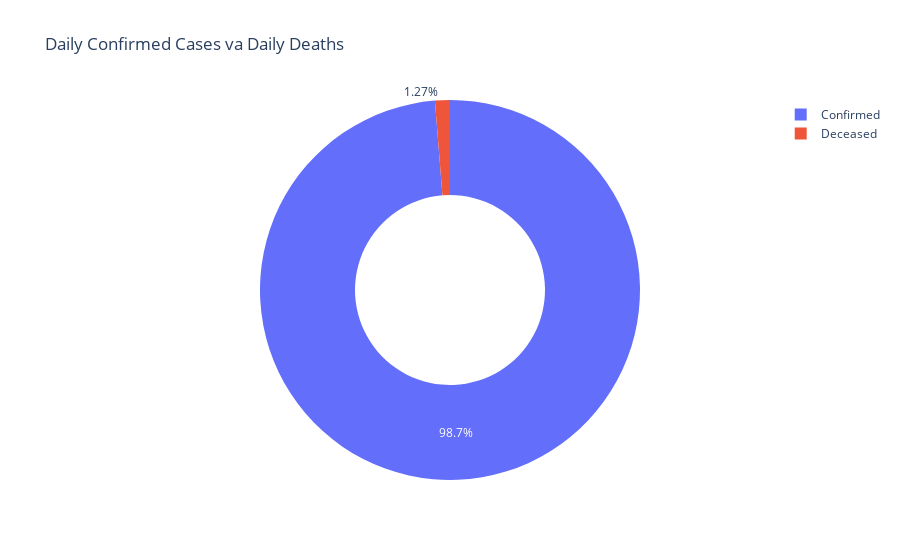

Write notebook code for a chart like this one.
### Markdown cell above
<h3>Covid-19 Death Rate Analysis</h3>

Now let's visualize the death rate due to covid-19:

### Code cell
cases = data["Daily Confirmed"].sum()
deceased = data["Daily Deceased"].sum()

labels = ["Confirmed", "Deceased"]
values = [cases, deceased]

fig = px.pie(data, values=values, names=labels, 
             title="Daily Confirmed Cases va Daily Deaths", hole=0.5)
fig.show()

### Figure 1 — Plotly figure (JSON) as saved in the notebook; plotly's stock layout.template omitted (floating-point values rounded to 4 significant figures)
{"data": [{"domain": {"x": [0, 1], "y": [0, 1]}, "hole": 0.5, "hovertemplate": "label=%{label}<br>value=%{value}<extra></extra>", "labels": ["Confirmed", "Deceased"], "legendgroup": "", "name": "", "showlegend": true, "type": "pie", "values": [37899299, 486649]}], "layout": {"legend": {"tracegroupgap": 0}, "title": {"text": "Daily Confirmed Cases va Daily Deaths"}}}
